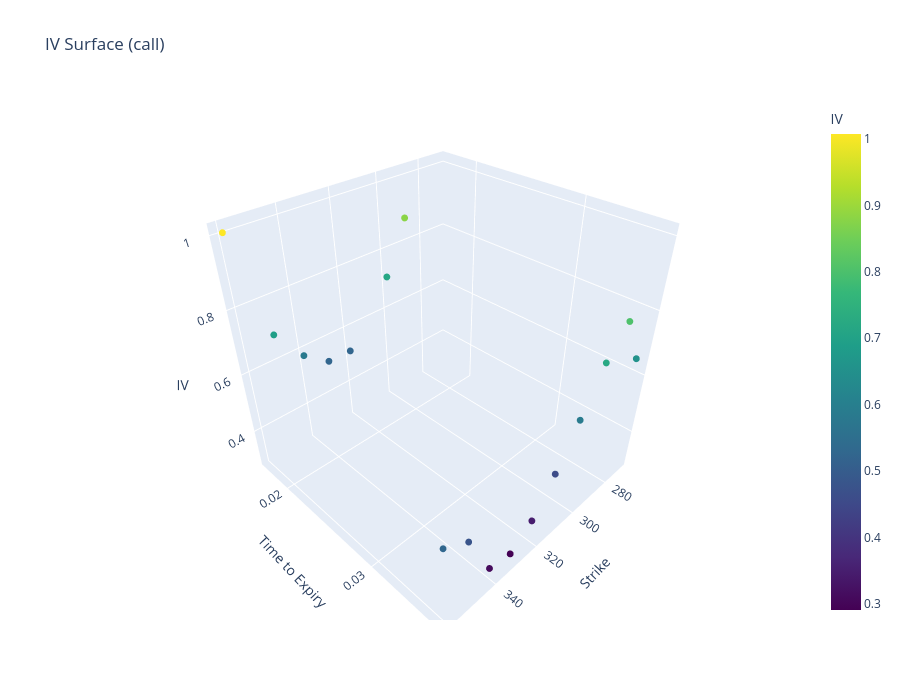

The notebook cell this image was saved under:
### Code cell
import plotly.graph_objects as go
import numpy as np
from scipy.interpolate import griddata

df_plot = df[df['IV'].notna()]

x = df_plot['strike'].values
y = df_plot['time_to_expiry'].values
z = df_plot['IV'].values

xi = np.linspace(x.min(), x.max(), 50)
yi = np.linspace(y.min(), y.max(), 50)
xi, yi = np.meshgrid(xi, yi)
zi = griddata((x, y), z, (xi, yi), method='cubic')

fig = go.Figure(data=[go.Scatter3d(
    x=df_plot['strike'],
    y=df_plot['time_to_expiry'],
    z=df_plot['IV'],
    mode='markers',
    marker=dict(
        size=4,
        color=df_plot['IV'],
        colorscale='Viridis',
        colorbar=dict(title='IV')
    )
)])

fig.update_layout(
    title='IV Surface (call)',
    scene=dict(
        xaxis_title='Strike',
        yaxis_title='Time to Expiry',
        zaxis_title='IV',
    ),
    width=900, height=700
)

fig.show()

### Figure 1 — Plotly figure (JSON) as saved in the notebook; plotly's stock layout.template omitted (floating-point values rounded to 4 significant figures)
{"data": [{"marker": {"color": [0.6537, 0.803, 0.88, 0.7204, 0.7162, 0.5872, 0.4581, 0.5243, 0.3489, 0.5255, 0.291, 0.5851, 0.3088, 0.6916, 0.478, 1.007, 0.5271], "colorbar": {"title": {"text": "IV"}}, "colorscale": [[0, "#440154"], [0.1111, "#482878"], [0.2222, "#3e4989"], [0.3333, "#31688e"], [0.4444, "#26828e"], [0.5556, "#1f9e89"], [0.6667, "#35b779"], [0.7778, "#6ece58"], [0.8889, "#b5de2b"], [1, "#fde725"]], "size": 4}, "mode": "markers", "type": "scatter3d", "x": [270, 280, 290, 290, 300, 300, 310, 320, 320, 330, 330, 340, 340, 350, 350, 360, 360], "y": [0.03617, 0.03617, 0.01699, 0.03617, 0.01699, 0.03617, 0.03617, 0.01699, 0.03617, 0.01699, 0.03617, 0.01699, 0.03617, 0.01699, 0.03617, 0.01699, 0.03617], "z": [0.6537, 0.803, 0.88, 0.7204, 0.7162, 0.5872, 0.4581, 0.5243, 0.3489, 0.5255, 0.291, 0.5851, 0.3088, 0.6916, 0.478, 1.007, 0.5271]}], "layout": {"height": 700, "scene": {"xaxis": {"title": {"text": "Strike"}}, "yaxis": {"title": {"text": "Time to Expiry"}}, "zaxis": {"title": {"text": "IV"}}}, "title": {"text": "IV Surface (call)"}, "width": 900}}
